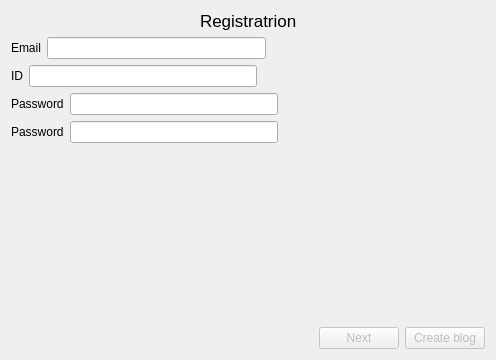
<?xml version="1.0" encoding="UTF-8"?>
<ui version="4.0">
 <class>Signup</class>
 <widget class="QDialog" name="Signup">
  <property name="geometry">
   <rect>
    <x>0</x>
    <y>0</y>
    <width>496</width>
    <height>360</height>
   </rect>
  </property>
  <property name="windowTitle">
   <string>Dialog</string>
  </property>
  <layout class="QVBoxLayout" name="verticalLayout_4">
   <item>
    <layout class="QVBoxLayout" name="verticalLayout_3">
     <item>
      <layout class="QVBoxLayout" name="verticalLayout">
       <item>
        <layout class="QHBoxLayout" name="horizontalLayout">
         <item>
          <spacer name="horizontalSpacer_2">
           <property name="orientation">
            <enum>Qt::Horizontal</enum>
           </property>
           <property name="sizeHint" stdset="0">
            <size>
             <width>40</width>
             <height>20</height>
            </size>
           </property>
          </spacer>
         </item>
         <item>
          <widget class="QLabel" name="label">
           <property name="font">
            <font>
             <pointsize>13</pointsize>
            </font>
           </property>
           <property name="text">
            <string>Registratrion</string>
           </property>
          </widget>
         </item>
         <item>
          <spacer name="horizontalSpacer_3">
           <property name="orientation">
            <enum>Qt::Horizontal</enum>
           </property>
           <property name="sizeHint" stdset="0">
            <size>
             <width>40</width>
             <height>20</height>
            </size>
           </property>
          </spacer>
         </item>
        </layout>
       </item>
       <item>
        <layout class="QHBoxLayout" name="horizontalLayout_2">
         <item>
          <widget class="QLabel" name="label_2">
           <property name="text">
            <string>Email</string>
           </property>
          </widget>
         </item>
         <item>
          <widget class="QLineEdit" name="lineEdit_email"/>
         </item>
         <item>
          <spacer name="horizontalSpacer_4">
           <property name="orientation">
            <enum>Qt::Horizontal</enum>
           </property>
           <property name="sizeHint" stdset="0">
            <size>
             <width>40</width>
             <height>20</height>
            </size>
           </property>
          </spacer>
         </item>
        </layout>
       </item>
       <item>
        <layout class="QHBoxLayout" name="horizontalLayout_3">
         <item>
          <widget class="QLabel" name="label_3">
           <property name="text">
            <string>ID</string>
           </property>
          </widget>
         </item>
         <item>
          <widget class="QLineEdit" name="lineEdit_id"/>
         </item>
         <item>
          <spacer name="horizontalSpacer_5">
           <property name="orientation">
            <enum>Qt::Horizontal</enum>
           </property>
           <property name="sizeHint" stdset="0">
            <size>
             <width>40</width>
             <height>20</height>
            </size>
           </property>
          </spacer>
         </item>
        </layout>
       </item>
       <item>
        <layout class="QHBoxLayout" name="horizontalLayout_4">
         <item>
          <widget class="QLabel" name="label_4">
           <property name="text">
            <string>Password</string>
           </property>
          </widget>
         </item>
         <item>
          <widget class="QLineEdit" name="lineEdit_password_1">
           <property name="echoMode">
            <enum>QLineEdit::Password</enum>
           </property>
          </widget>
         </item>
         <item>
          <spacer name="horizontalSpacer_6">
           <property name="orientation">
            <enum>Qt::Horizontal</enum>
           </property>
           <property name="sizeHint" stdset="0">
            <size>
             <width>40</width>
             <height>20</height>
            </size>
           </property>
          </spacer>
         </item>
        </layout>
       </item>
       <item>
        <layout class="QHBoxLayout" name="horizontalLayout_5">
         <item>
          <widget class="QLabel" name="label_5">
           <property name="text">
            <string>Password</string>
           </property>
          </widget>
         </item>
         <item>
          <widget class="QLineEdit" name="lineEdit_password_2">
           <property name="echoMode">
            <enum>QLineEdit::Password</enum>
           </property>
          </widget>
         </item>
         <item>
          <spacer name="horizontalSpacer_7">
           <property name="orientation">
            <enum>Qt::Horizontal</enum>
           </property>
           <property name="sizeHint" stdset="0">
            <size>
             <width>40</width>
             <height>20</height>
            </size>
           </property>
          </spacer>
         </item>
        </layout>
       </item>
       <item>
        <layout class="QHBoxLayout" name="horizontalLayout_6">
         <item>
          <widget class="QLabel" name="label_wrongpassword">
           <property name="text">
            <string/>
           </property>
          </widget>
         </item>
         <item>
          <spacer name="horizontalSpacer_8">
           <property name="orientation">
            <enum>Qt::Horizontal</enum>
           </property>
           <property name="sizeHint" stdset="0">
            <size>
             <width>40</width>
             <height>20</height>
            </size>
           </property>
          </spacer>
         </item>
        </layout>
       </item>
      </layout>
     </item>
     <item>
      <layout class="QVBoxLayout" name="verticalLayout_2">
       <item>
        <spacer name="verticalSpacer">
         <property name="orientation">
          <enum>Qt::Vertical</enum>
         </property>
         <property name="sizeHint" stdset="0">
          <size>
           <width>20</width>
           <height>40</height>
          </size>
         </property>
        </spacer>
       </item>
       <item>
        <layout class="QHBoxLayout" name="horizontalLayout_7">
         <item>
          <spacer name="horizontalSpacer">
           <property name="orientation">
            <enum>Qt::Horizontal</enum>
           </property>
           <property name="sizeHint" stdset="0">
            <size>
             <width>40</width>
             <height>20</height>
            </size>
           </property>
          </spacer>
         </item>
         <item>
          <widget class="QPushButton" name="pushButton_next">
           <property name="enabled">
            <bool>false</bool>
           </property>
           <property name="text">
            <string>Next</string>
           </property>
          </widget>
         </item>
         <item>
          <widget class="QPushButton" name="pushButton_createblog">
           <property name="enabled">
            <bool>false</bool>
           </property>
           <property name="text">
            <string>Create blog</string>
           </property>
          </widget>
         </item>
        </layout>
       </item>
      </layout>
     </item>
    </layout>
   </item>
  </layout>
 </widget>
 <resources/>
 <connections/>
</ui>
